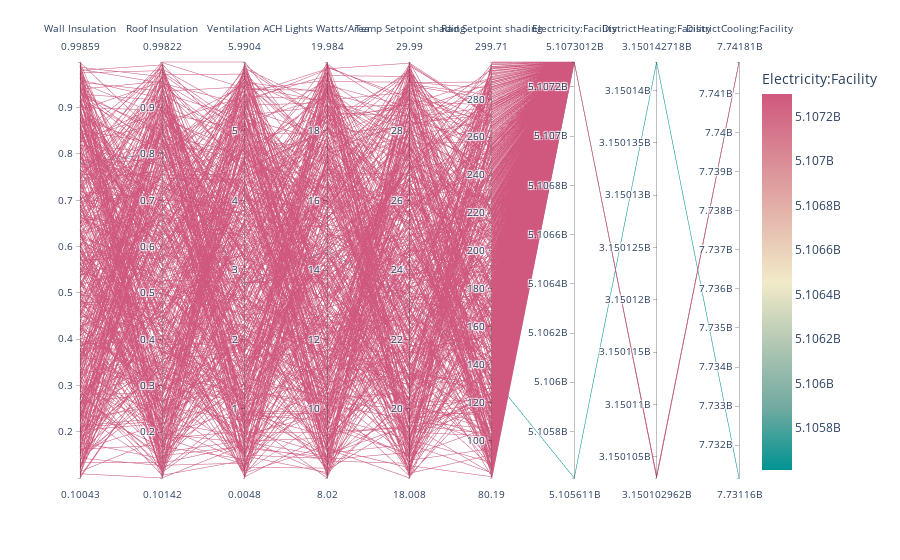

The code cell stored with this chart in its notebook:
### Code cell
import plotly
plotly.offline.init_notebook_mode(connected=True)

import plotly.express as px
fig = px.parallel_coordinates(srresults,color="Electricity:Facility", dimensions=features+objectives,
                             color_continuous_scale=px.colors.diverging.Tealrose)
fig.show()

### Figure 1 — Plotly figure (JSON) as saved in the notebook; plotly's stock layout.template omitted (floating-point values rounded to 4 significant figures; data arrays with more than 128 entries replaced by an {"elided": "..."} marker saying what was removed)
{"data": [{"dimensions": [{"label": "Wall Insulation", "values": {"elided": "500 float values"}}, {"label": "Roof Insulation", "values": {"elided": "500 float values"}}, {"label": "Ventilation ACH", "values": {"elided": "500 float values"}}, {"label": "Lights Watts/Area", "values": {"elided": "500 float values"}}, {"label": "Temp Setpoint shading", "values": {"elided": "500 float values"}}, {"label": "Rad Setpoint shading", "values": {"elided": "500 float values"}}, {"label": "Electricity:Facility", "values": {"elided": "500 float values"}}, {"label": "DistrictHeating:Facility", "values": {"elided": "500 float values"}}, {"label": "DistrictCooling:Facility", "values": {"elided": "500 float values"}}], "domain": {"x": [0, 1], "y": [0, 1]}, "line": {"color": {"elided": "500 float values"}, "coloraxis": "coloraxis"}, "name": "", "type": "parcoords"}], "layout": {"coloraxis": {"colorbar": {"title": {"text": "Electricity:Facility"}}, "colorscale": [[0, "rgb(0, 147, 146)"], [0.1667, "rgb(114, 170, 161)"], [0.3333, "rgb(177, 199, 179)"], [0.5, "rgb(241, 234, 200)"], [0.6667, "rgb(229, 185, 173)"], [0.8333, "rgb(217, 137, 148)"], [1, "rgb(208, 88, 126)"]]}, "legend": {"tracegroupgap": 0}, "margin": {"t": 60}}}
